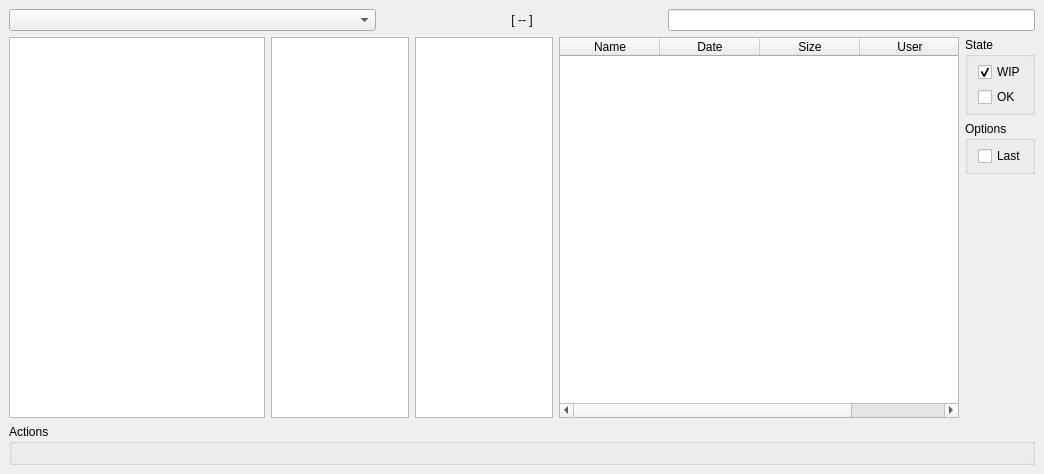
<?xml version="1.0" encoding="UTF-8"?>
<ui version="4.0">
 <class>MainWindow</class>
 <widget class="QMainWindow" name="MainWindow">
  <property name="geometry">
   <rect>
    <x>0</x>
    <y>0</y>
    <width>1044</width>
    <height>474</height>
   </rect>
  </property>
  <property name="windowTitle">
   <string>Browser</string>
  </property>
  <widget class="QWidget" name="centralwidget">
   <layout class="QVBoxLayout" name="verticalLayout_2">
    <item>
     <layout class="QHBoxLayout" name="header_lo" stretch="1,0,0,0,1">
      <item>
       <widget class="QComboBox" name="sid_history_cb">
        <property name="enabled">
         <bool>true</bool>
        </property>
       </widget>
      </item>
      <item>
       <spacer name="hs">
        <property name="orientation">
         <enum>Qt::Horizontal</enum>
        </property>
        <property name="sizeHint" stdset="0">
         <size>
          <width>40</width>
          <height>20</height>
         </size>
        </property>
       </spacer>
      </item>
      <item>
       <widget class="QLabel" name="current_sid_lb">
        <property name="sizePolicy">
         <sizepolicy hsizetype="Minimum" vsizetype="Preferred">
          <horstretch>0</horstretch>
          <verstretch>0</verstretch>
         </sizepolicy>
        </property>
        <property name="minimumSize">
         <size>
          <width>200</width>
          <height>0</height>
         </size>
        </property>
        <property name="text">
         <string>[ -- ]</string>
        </property>
        <property name="textFormat">
         <enum>Qt::RichText</enum>
        </property>
        <property name="scaledContents">
         <bool>false</bool>
        </property>
        <property name="alignment">
         <set>Qt::AlignCenter</set>
        </property>
        <property name="wordWrap">
         <bool>false</bool>
        </property>
        <property name="margin">
         <number>1</number>
        </property>
        <property name="textInteractionFlags">
         <set>Qt::LinksAccessibleByMouse|Qt::TextSelectableByKeyboard|Qt::TextSelectableByMouse</set>
        </property>
       </widget>
      </item>
      <item>
       <spacer name="hs_2">
        <property name="orientation">
         <enum>Qt::Horizontal</enum>
        </property>
        <property name="sizeHint" stdset="0">
         <size>
          <width>40</width>
          <height>20</height>
         </size>
        </property>
       </spacer>
      </item>
      <item>
       <widget class="QLineEdit" name="input_sid_le">
        <property name="text">
         <string/>
        </property>
       </widget>
      </item>
     </layout>
    </item>
    <item>
     <layout class="QHBoxLayout" name="body_lo">
      <item>
       <layout class="QHBoxLayout" name="entities_lo">
        <property name="sizeConstraint">
         <enum>QLayout::SetMinimumSize</enum>
        </property>
        <item>
         <widget class="QListView" name="lv_demo1">
          <property name="sizePolicy">
           <sizepolicy hsizetype="Minimum" vsizetype="Expanding">
            <horstretch>0</horstretch>
            <verstretch>0</verstretch>
           </sizepolicy>
          </property>
         </widget>
        </item>
        <item>
         <widget class="QListView" name="lv_demo2">
          <property name="midLineWidth">
           <number>1</number>
          </property>
         </widget>
        </item>
        <item>
         <widget class="QListWidget" name="lv_demo3"/>
        </item>
       </layout>
      </item>
      <item>
       <widget class="QTableWidget" name="versions_tw">
        <property name="sizePolicy">
         <sizepolicy hsizetype="MinimumExpanding" vsizetype="Expanding">
          <horstretch>0</horstretch>
          <verstretch>0</verstretch>
         </sizepolicy>
        </property>
        <property name="minimumSize">
         <size>
          <width>400</width>
          <height>0</height>
         </size>
        </property>
        <property name="autoScroll">
         <bool>true</bool>
        </property>
        <property name="autoScrollMargin">
         <number>32</number>
        </property>
        <property name="editTriggers">
         <set>QAbstractItemView::NoEditTriggers</set>
        </property>
        <property name="alternatingRowColors">
         <bool>true</bool>
        </property>
        <property name="selectionMode">
         <enum>QAbstractItemView::SingleSelection</enum>
        </property>
        <property name="selectionBehavior">
         <enum>QAbstractItemView::SelectRows</enum>
        </property>
        <property name="sortingEnabled">
         <bool>true</bool>
        </property>
        <attribute name="horizontalHeaderCascadingSectionResizes">
         <bool>false</bool>
        </attribute>
        <column>
         <property name="text">
          <string>Name</string>
         </property>
        </column>
        <column>
         <property name="text">
          <string>Date</string>
         </property>
        </column>
        <column>
         <property name="text">
          <string>Size</string>
         </property>
        </column>
        <column>
         <property name="text">
          <string>User</string>
         </property>
        </column>
       </widget>
      </item>
      <item>
       <layout class="QVBoxLayout" name="options">
        <property name="leftMargin">
         <number>0</number>
        </property>
        <item>
         <layout class="QVBoxLayout" name="engine_la">
          <property name="spacing">
           <number>0</number>
          </property>
          <property name="sizeConstraint">
           <enum>QLayout::SetDefaultConstraint</enum>
          </property>
         </layout>
        </item>
        <item>
         <widget class="QGroupBox" name="state_gb">
          <property name="sizePolicy">
           <sizepolicy hsizetype="Preferred" vsizetype="Maximum">
            <horstretch>0</horstretch>
            <verstretch>0</verstretch>
           </sizepolicy>
          </property>
          <property name="title">
           <string>State</string>
          </property>
          <layout class="QVBoxLayout" name="verticalLayout_4">
           <property name="spacing">
            <number>5</number>
           </property>
           <property name="leftMargin">
            <number>10</number>
           </property>
           <property name="topMargin">
            <number>5</number>
           </property>
           <property name="rightMargin">
            <number>5</number>
           </property>
           <property name="bottomMargin">
            <number>5</number>
           </property>
           <item>
            <widget class="QCheckBox" name="wip_cb">
             <property name="text">
              <string>WIP</string>
             </property>
             <property name="checked">
              <bool>true</bool>
             </property>
            </widget>
           </item>
           <item>
            <widget class="QCheckBox" name="ok_cb">
             <property name="text">
              <string>OK</string>
             </property>
             <property name="checked">
              <bool>false</bool>
             </property>
            </widget>
           </item>
          </layout>
         </widget>
        </item>
        <item>
         <widget class="QGroupBox" name="options_gb">
          <property name="sizePolicy">
           <sizepolicy hsizetype="Preferred" vsizetype="Maximum">
            <horstretch>0</horstretch>
            <verstretch>0</verstretch>
           </sizepolicy>
          </property>
          <property name="title">
           <string>Options</string>
          </property>
          <layout class="QVBoxLayout" name="verticalLayout_6">
           <property name="spacing">
            <number>5</number>
           </property>
           <property name="leftMargin">
            <number>10</number>
           </property>
           <property name="topMargin">
            <number>5</number>
           </property>
           <property name="rightMargin">
            <number>5</number>
           </property>
           <property name="bottomMargin">
            <number>5</number>
           </property>
           <item>
            <widget class="QCheckBox" name="last_cb">
             <property name="text">
              <string>Last</string>
             </property>
             <property name="checked">
              <bool>false</bool>
             </property>
            </widget>
           </item>
          </layout>
         </widget>
        </item>
        <item>
         <spacer name="verticalSpacer">
          <property name="orientation">
           <enum>Qt::Vertical</enum>
          </property>
          <property name="sizeHint" stdset="0">
           <size>
            <width>20</width>
            <height>40</height>
           </size>
          </property>
         </spacer>
        </item>
       </layout>
      </item>
     </layout>
    </item>
    <item>
     <widget class="QGroupBox" name="actions_gb">
      <property name="sizePolicy">
       <sizepolicy hsizetype="MinimumExpanding" vsizetype="Preferred">
        <horstretch>0</horstretch>
        <verstretch>0</verstretch>
       </sizepolicy>
      </property>
      <property name="title">
       <string>Actions</string>
      </property>
      <layout class="QHBoxLayout" name="actions_hl"/>
     </widget>
    </item>
   </layout>
  </widget>
 </widget>
 <resources/>
 <connections/>
</ui>
